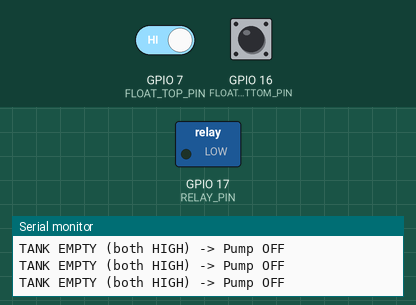
The sketch below on a simulated ESP32-S3. Parts: switched loads named in the sketch (green lamp = pin HIGH), the last lines printed to the serial monitor. Inputs (shaded band) come from the test bench; at power-on: GPIO 7 (FLOAT_TOP_PIN) HIGH, GPIO 16 (FLOAT_BOTTOM_PIN) HIGH.

Above: at 1.2 s.
1.3 s: GPIO 7 (FLOAT_TOP_PIN) driven LOW
At 1.8 s:
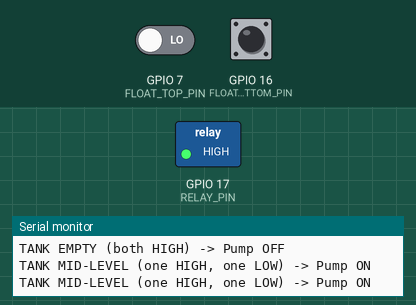
4.4 s: GPIO 7 (FLOAT_TOP_PIN) driven HIGH
At 5.0 s:
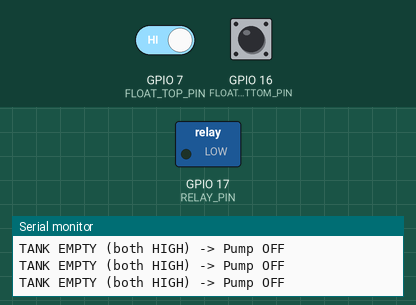
5.9 s: GPIO 16 (FLOAT_BOTTOM_PIN) pulled LOW for 3.2 s
At 7.2 s:
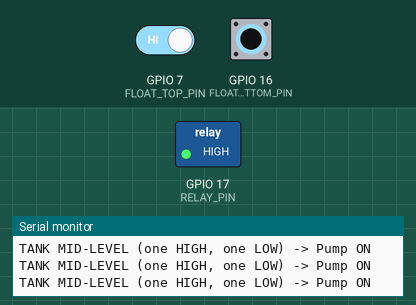
Timing chart, 0 to 10.6 s (numbered marks = the images above; inputs shaded):
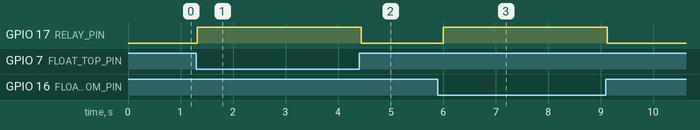

The sketch:

sketch_oct3b.ino
```cpp
#include <Arduino.h>

// Float switches
const int FLOAT_TOP_PIN    = 7;   // GPIO7
const int FLOAT_BOTTOM_PIN = 16;  // GPIO16

// Relay input
const int RELAY_PIN         = 17;    // ESP32-S3 GPIO -> relay IN1
const bool RELAY_ACTIVE_LOW = false; // set true if your board is LOW-trigger (LOW=ON)

inline void relayOn()  { digitalWrite(RELAY_PIN, RELAY_ACTIVE_LOW ? LOW  : HIGH); }
inline void relayOff() { digitalWrite(RELAY_PIN, RELAY_ACTIVE_LOW ? HIGH : LOW ); }

// (optional) tiny debounce helper
int readStable(int pin) {
  int a = digitalRead(pin);
  delay(5);
  int b = digitalRead(pin);
  return (a == b) ? a : digitalRead(pin);
}

void setup() {
  Serial.begin(115200);

  pinMode(FLOAT_TOP_PIN,    INPUT_PULLUP);  // open = HIGH, closed-to-GND = LOW
  pinMode(FLOAT_BOTTOM_PIN, INPUT_PULLUP);

  pinMode(RELAY_PIN, OUTPUT);
  relayOff(); // safe default

  Serial.println("\nTwo-float + relay:");
  Serial.println(" - both LOW  = FULL  -> Pump ON");
  Serial.println(" - both HIGH = EMPTY -> Pump OFF");
  Serial.println(" - mixed     = MID   -> Pump OFF");
}

void loop() {
  // read (with tiny debounce)
  int topLevel    = readStable(FLOAT_TOP_PIN);    // HIGH=open (float down), LOW=closed (float up)
  int bottomLevel = readStable(FLOAT_BOTTOM_PIN);

  bool bothHigh = (topLevel == HIGH) && (bottomLevel == HIGH); // both floats down -> EMPTY
  bool bothLow  = (topLevel == LOW)  && (bottomLevel == LOW);  // both floats up   -> FULL

  if (bothLow) {
    relayOn();
    Serial.println("TANK FULL (both LOW)  -> Pump ON (relay energized)");
  } else if (bothHigh) {
    relayOff();
    Serial.println("TANK EMPTY (both HIGH) -> Pump OFF");
  } else {
    relayOn();
    Serial.println("TANK MID-LEVEL (one HIGH, one LOW) -> Pump ON");
  }

  delay(250);
}
```

Measured:
- after the input at 1.3 s, GPIO 17 (RELAY_PIN): LOW → HIGH at once
- after the input at 4.4 s, GPIO 17 (RELAY_PIN): HIGH → LOW at once
- after the input at 5.9 s, GPIO 17 (RELAY_PIN): LOW → HIGH after 0.10 s, → LOW 3.1 s later
